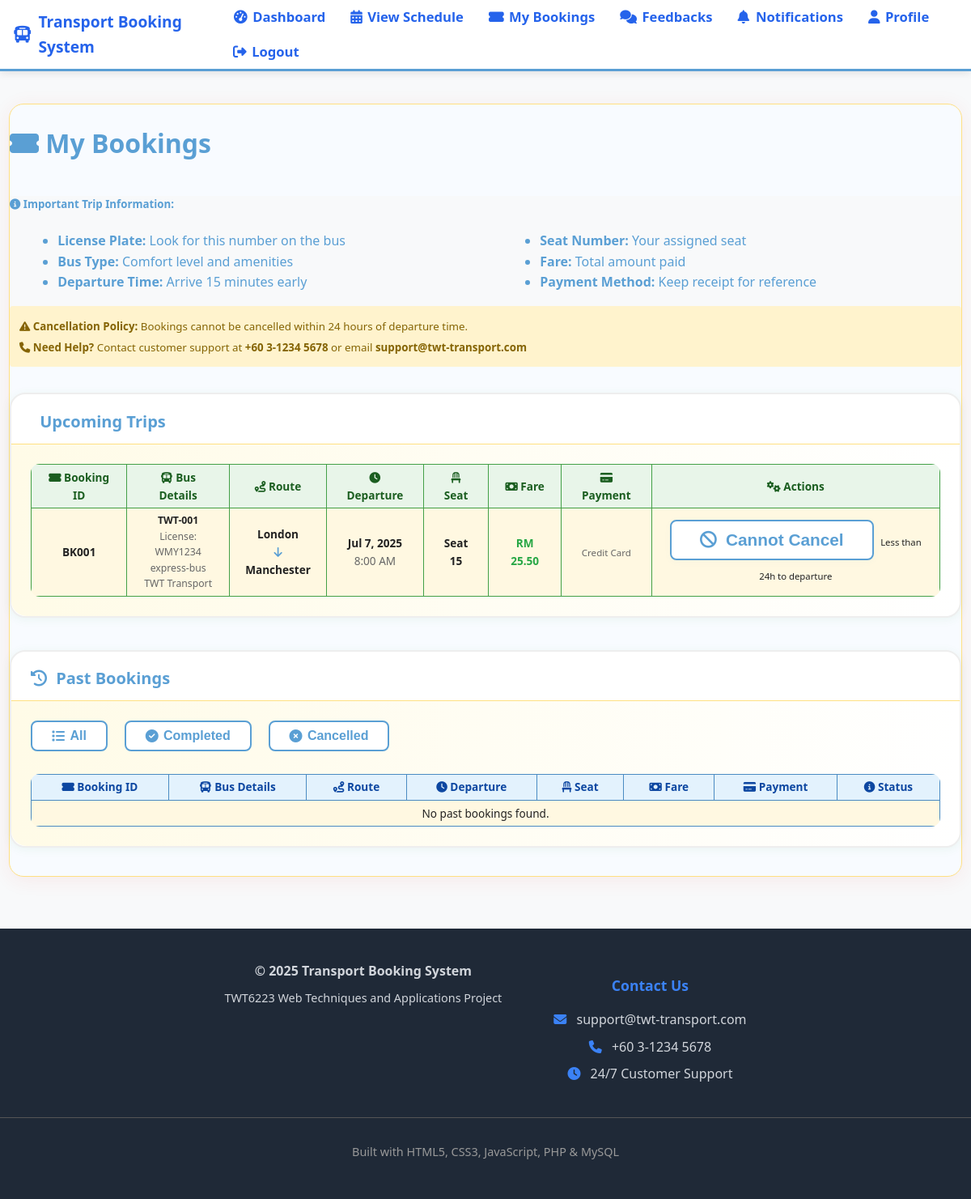
/views/bookings.php (signed in), run on the app's committed database.
### tables this page shows
CREATE TABLE bookings (
    id INT AUTO_INCREMENT PRIMARY KEY,
    user_id INT NOT NULL,
    schedule_id INT NOT NULL,
    seat_number INT,
    booking_time DATETIME,
    payment_method VARCHAR(50),
    status VARCHAR(20) DEFAULT 'booked',
    booking_id VARCHAR(20) UNIQUE,
    FOREIGN KEY (user_id) REFERENCES users(id) ON DELETE CASCADE,
    FOREIGN KEY (schedule_id) REFERENCES schedules(id) ON DELETE CASCADE
);

CREATE TABLE buses (
    id INT AUTO_INCREMENT PRIMARY KEY,
    bus_number VARCHAR(20) NOT NULL UNIQUE,
    license_plate VARCHAR(7) NOT NULL UNIQUE COMMENT 'Malaysian license plate: 3 letters + 4 numbers (e.g., ABC1234)',
    bus_type VARCHAR(50),
    capacity INT,
    company VARCHAR(100)
);

CREATE TABLE routes (
    id INT AUTO_INCREMENT PRIMARY KEY,
    source VARCHAR(100),
    destination VARCHAR(100),
    fare DECIMAL(8,2),
    UNIQUE KEY unique_route (source, destination, fare) COMMENT 'Prevent duplicate routes with same source, destination, and fare'
);

CREATE TABLE schedules (
    id INT AUTO_INCREMENT PRIMARY KEY,
    bus_id INT NOT NULL,
    route_id INT NOT NULL,
    departure_time DATETIME,
    available_seats INT,
    FOREIGN KEY (bus_id) REFERENCES buses(id) ON DELETE CASCADE,
    FOREIGN KEY (route_id) REFERENCES routes(id) ON DELETE CASCADE
);

### views/bookings.php (the view, shortened to what this page needs)
<?php
require_once('header.php');
$db = getDB();
$user_id = $_SESSION['user']['id'];
$sql = 'SELECT b.booking_id, b.status, b.seat_number, b.booking_time, b.payment_method,
               s.departure_time, s.route_id, s.bus_id, bu.bus_number, bu.license_plate, bu.bus_type, bu.company,
               r.source, r.destination, r.fare
        FROM bookings b
        JOIN schedules s ON b.schedule_id = s.id
        JOIN buses bu ON s.bus_id = bu.id
        JOIN routes r ON s.route_id = r.id
        WHERE b.user_id = ?
        ORDER BY s.departure_time DESC';
$stmt = $db->prepare($sql);
$stmt->execute([$user_id]);
$bookings = $stmt->fetchAll(PDO::FETCH_ASSOC);
$now = date('Y-m-d H:i:s');
$upcoming = array_filter($bookings, function($b) use ($now) { return $b['departure_time'] > $now && $b['status'] !== 'Cancelled'; });
$past = array_filter($bookings, function($b) use ($now) { return $b['departure_time'] <= $now || $b['status'] === 'Cancelled'; });
?>
<main style="display:flex;flex-direction:column;align-items:center;min-height:80vh;">
    <div class="bookings-outer-card">
        <h1 style="margin-bottom:2.5rem;"><i class="fa fa-ticket-alt icon-red"></i> My Bookings</h1>
        <div class="alert alert-info" style="margin-bottom:2rem;">
            <h5><i class="fa fa-info-circle"></i> Important Trip Information:</h5>
            <div style="display:grid;grid-template-columns:1fr 1fr;gap:1rem;margin-top:1rem;">
                <div>
                    <ul style="margin:0 0 0 1.2rem;">
                        <li><strong>License Plate:</strong> Look for this number on the bus</li>
                        <li><strong>Bus Type:</strong> Comfort level and amenities</li>
                        <li><strong>Departure Time:</strong> Arrive 15 minutes early</li>
                    </ul>
                </div>
                <div>
                    <ul style="margin:0 0 0 1.2rem;">
                        <li><strong>Seat Number:</strong> Your assigned seat</li>
                        <li><strong>Fare:</strong> Total amount paid</li>
                        <li><strong>Payment Method:</strong> Keep receipt for reference</li>
                    </ul>
                </div>
            </div>
            <div style="margin-top:1rem;padding:0.75rem;background:#fff3cd;border-radius:4px;">
                <small style="color:#856404;"><i class="fa fa-exclamation-triangle"></i> <strong>Cancellation Policy:</strong> Bookings cannot be cancelled within 24 hours of departure time.</small><br>
                <small style="color:#856404;"><i class="fa fa-phone"></i> <strong>Need Help?</strong> Contact customer support at <strong>+60 3-1234 5678</strong> or email <strong>support@twt-transport.com</strong></small>
            </div>
        </div>
        <section style="margin-bottom:2.5rem;">
            <div class="booking-section-card">
                <div class="booking-section-header"><i class="fa fa-calendar-check-o"></i> Upcoming Trips</div>
                <div class="booking-section-body">
                    <?php if (empty($upcoming)): ?>
                        <div class="alert alert-warning" style="margin-bottom:1.2rem;">No upcoming trips. Plan your next trip today.</div>
                        <a href="schedule.php" class="btn-book-ticket"><i class="fa fa-plus-circle"></i> Book Ticket Now</a>
                    <?php else: ?>
                        <div class="table-responsive">
                            <table class="table table-striped table-bordered upcoming-table" style="font-size: 0.85rem;">
                                <thead style="background: #f8f9fa;">
                                    <tr>
                                        <th><i class="fa fa-ticket-alt"></i> Booking ID</th>
                                        <th><i class="fa fa-bus"></i> Bus Details</th>
                                        <th><i class="fa fa-route"></i> Route</th>
                                        <th><i class="fa fa-clock"></i> Departure</th>
                                        <th><i class="fa fa-chair"></i> Seat</th>
                                        <th><i class="fa fa-money-bill"></i> Fare</th>
                                        <th><i class="fa fa-credit-card"></i> Payment</th>
                                        <th><i class="fa fa-cogs"></i> Actions</th>
                                    </tr>
                                </thead>
                                <tbody>
                                    <?php foreach ($upcoming as $booking): ?>
                                    <tr>
                                        <td><strong><?php echo htmlspecialchars($booking['booking_id']); ?></strong></td>
                                        <td>
                                            <div style="font-size: 0.9em;">
                                                <strong><?php echo htmlspecialchars($booking['bus_number']); ?></strong><br>
                                                <span style="color: #666;">License: <?php echo htmlspecialchars($booking['license_plate'] ?? 'N/A'); ?></span><br>
                                                <span style="color: #666;"><?php echo htmlspecialchars($booking['bus_type'] ?? 'N/A'); ?></span><br>
                                                <span style="color: #666;"><?php echo htmlspecialchars($booking['company']); ?></span>
                                            </div>
                                        </td>
                                        <td>
                                            <strong><?php echo htmlspecialchars($booking['source']); ?></strong><br>
                                            <i class="fa fa-arrow-down" style="color: #5A9FD4;"></i><br>
                                            <strong><?php echo htmlspecialchars($booking['destination']); ?></strong>
                                        </td>
                                        <td>
                                            <strong><?php echo date('M j, Y', strtotime($booking['departure_time'])); ?></strong><br>
                                            <span style="color: #666;"><?php echo date('g:i A', strtotime($booking['departure_time'])); ?></span>
                                        </td>
                                        <td><strong>Seat <?php echo htmlspecialchars($booking['seat_number']); ?></strong></td>
                                        <td><strong style="color: #28a745;">RM <?php echo number_format($booking['fare'] ?? 0, 2); ?></strong></td>
                                        <td>
                                            <span style="color: #666; font-size: 0.85em;">
                                                <?php echo htmlspecialchars($booking['payment_method'] ?? 'N/A'); ?>
                                            </span>
                                        </td>
                                        <td>
                                            <?php
                                            if ($booking['status'] === 'Completed'):
                                            ?>
                                                <button class="btn btn-success" disabled title="Booking is completed">
                                                    <i class="fa fa-check-circle"></i> Completed
                                                </button>
                                            <?php else:
                                                $departure_time = new DateTime($booking['departure_time']);
                                                $current_time = new DateTime();
                                                $time_difference = $departure_time->getTimestamp() - $current_time->getTimestamp();
                                                $hours_until_departure = $time_difference / 3600;
                                                if ($hours_until_departure > 24):
                                                ?>
                                                    <form method="post" style="display:inline;">
                                                        <input type="hidden" name="cancel_booking_id" value="<?php echo htmlspecialchars($booking['booking_id']); ?>">
                                                        <button type="submit" class="btn-cancel btn btn-danger" onclick="return confirm('Are you sure you want to cancel this booking?');"><i class="fa fa-times"></i> Cancel</button>
                                                    </form>
                                                <?php else: ?>
                                                    <button class="btn btn-secondary" disabled title="Cannot cancel within 24 hours of departure">
                                                        <i class="fa fa-ban"></i> Cannot Cancel
                                                    </button>
                                                    <small class="text-muted d-block">Less than 24h to departure</small>
                                                <?php endif; ?>
                                            <?php endif; ?>
                                        </td>
                                    </tr>
                                    <?php endforeach; ?>
                                </tbody>
                            </table>
                        </div>
                    <?php endif; ?>
                </div>
            </div>
        </section>
        <section>
            <div class="booking-section-card">
                <div class="booking-section-header"><i class="fa fa-history"></i> Past Bookings</div>
                <div class="booking-section-body">
                    <div style="margin-bottom:1.2rem;display:flex;gap:1rem;">
                        <button class="btn-filter btn btn-warning" onclick="filterPast('all')"><i class="fa fa-list"></i> All</button>
                        <button class="btn-filter btn btn-success" onclick="filterPast('Completed')"><i class="fa fa-check-circle"></i> Completed</button>
                        <button class="btn-filter btn btn-danger" onclick="filterPast('Cancelled')"><i class="fa fa-times-circle"></i> Cancelled</button>
                    </div>
                    <div class="table-responsive">
                        <table class="table table-striped table-bordered past-table" id="pastBookingsTable" style="font-size: 0.85rem;">
                            <thead style="background: #f8f9fa;">
                                <tr>
                                    <th><i class="fa fa-ticket-alt"></i> Booking ID</th>
                                    <th><i class="fa fa-bus"></i> Bus Details</th>
                                    <th><i class="fa fa-route"></i> Route</th>
                                    <th><i class="fa fa-clock"></i> Departure</th>
                                    <th><i class="fa fa-chair"></i> Seat</th>
                                    <th><i class="fa fa-money-bill"></i> Fare</th>
                                    <th><i class="fa fa-credit-card"></i> Payment</th>
                                    <th><i class="fa fa-info-circle"></i> Status</th>
                                </tr>
                            </thead>
                            <tbody>
                                <?php if (empty($past)): ?>
                                    <tr><td colspan="8" style="text-align:center;">No past bookings found.</td></tr>
                                <?php else: foreach ($past as $booking): ?>
                                <tr data-status="<?php echo htmlspecialchars($booking['status']); ?>">
                                    <td><strong><?php echo htmlspecialchars($booking['booking_id']); ?></strong></td>
                                    <td>
                                        <div style="font-size: 0.9em;">
                                            <strong><?php echo htmlspecialchars($booking['bus_number']); ?></strong><br>
                                            <span style="color: #666;">License: <?php echo htmlspecialchars($booking['license_plate'] ?? 'N/A'); ?></span><br>
                                            <span style="color: #666;"><?php echo htmlspecialchars($booking['bus_type'] ?? 'N/A'); ?></span><br>
                                            <span style="color: #666;"><?php echo htmlspecialchars($booking['company']); ?></span>
                                        </div>
                                    </td>
                                    <td>
                                        <strong><?php echo htmlspecialchars($booking['source']); ?></strong><br>
                                        <i class="fa fa-arrow-down" style="color: #5A9FD4;"></i><br>
                                        <strong><?php echo htmlspecialchars($booking['destination']); ?></strong>
                                    </td>
                                    <td>
                                        <strong><?php echo date('M j, Y', strtotime($booking['departure_time'])); ?></strong><br>
                                        <span style="color: #666;"><?php echo date('g:i A', strtotime($booking['departure_time'])); ?></span>
                                    </td>
                                    <td><strong>Seat <?php echo htmlspecialchars($booking['seat_number']); ?></strong></td>
                                    <td><strong style="color: #28a745;">RM <?php echo number_format($booking['fare'] ?? 0, 2); ?></strong></td>
                                    <td>
                                        <span style="color: #666; font-size: 0.85em;">
                                            <?php echo htmlspecialchars($booking['payment_method'] ?? 'N/A'); ?>
                                        </span>
                                    </td>
                                    <td>
                                        <?php if ($booking['status'] === 'Completed'): ?>
                                            <span class="badge bg-success">Completed</span>
                                        <?php elseif ($booking['status'] === 'Cancelled'): ?>
                                            <span class="badge bg-danger">Cancelled</span>
                                        <?php else: ?>
                                            <span class="badge bg-secondary"><?php echo htmlspecialchars($booking['status']); ?></span>
                                        <?php endif; ?>
                                    </td>
                                </tr>
                                <?php endforeach; endif; ?>
                            </tbody>
                        </table>
                    </div>
                </div>
            </div>
        </section>
    </div>
</main>
<?php require_once('footer.php'); ?>

### data on the page
bookings: booking "BK001", buses.bus_number "TWT-001", buses.license_plate "WMY1234", buses.bus_type "express-bus", buses.company "TWT Transport", routes.source "London", routes.destination "Manchester", schedule.departure_time "Jul 7, 2025", schedule.departure_time "8:00 AM", seat_number "15", routes.fare "25.50", payment_method "Credit Card", status "Cannot Cancel"
